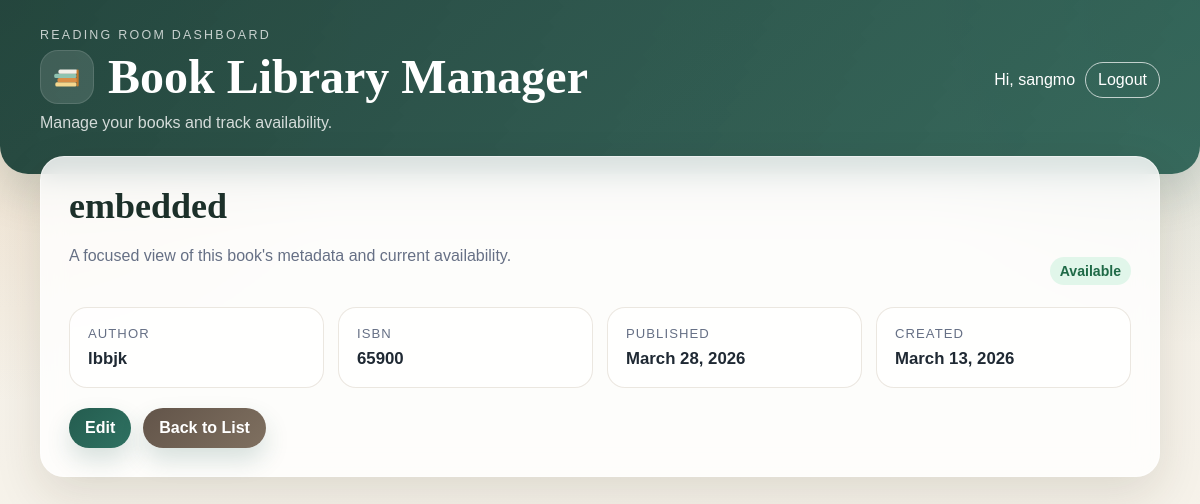
The app's page /book/6/ (signed in) with its own data.
### books/models.py (models this page shows, shortened)
class Book(models.Model):
    title = models.CharField(max_length=200)
    author = models.CharField(max_length=100)
    isbn = models.CharField(max_length=20)
    published_date = models.DateField(null=True, blank = True)
    available = models.BooleanField(default=True)
    created_at = models.DateTimeField(auto_now_add=True)

### books/views.py (the view)
# urls.py: path("book/<int:pk>/", views.book_detail, name="book_detail"),
@login_required
def book_detail(request, pk):
	book = Book.objects.get(pk=pk)
	return render(request, "books/book_detail.html", {"book": book})

### books/templates/books/book_detail.html (shortened to what this page needs)
{% extends "base.html" %}
{% block content %}
<section class="card">
  <div class="section-header">
    <div>
      <h2>{{ book.title }}</h2>
      <p class="section-subtitle">A focused view of this book's metadata and current availability.</p>
    </div>
    {% if book.available %}
    <span class="status available">Available</span>
    {% else %}
    <span class="status unavailable">Checked Out</span>
    {% endif %}
  </div>
  <div class="meta-grid">
    <div class="meta-card">
      <span>Author</span>
      <strong>{{ book.author }}</strong>
    </div>
    <div class="meta-card">
      <span>ISBN</span>
      <strong>{{ book.isbn }}</strong>
    </div>
    <div class="meta-card">
      <span>Published</span>
      <strong>{{ book.published_date|default:"-" }}</strong>
    </div>
    <div class="meta-card">
      <span>Created</span>
      <strong>{{ book.created_at|date:"F j, Y" }}</strong>
    </div>
  </div>
  <div class="actions">
    <a class="button" href="{% url 'books:book_edit' book.pk %}">Edit</a>
    <a class="button secondary" href="{% url 'books:book_list' %}">Back to List</a>
  </div>
</section>
{% endblock %}

### books/templates/base.html (shortened to what this page needs)
<!doctype html>
<html lang="en">
  <head>
  </head>
  <body>
    <header>
      <div class="header-row">
        <div>
          <p class="brand-eyebrow">Reading Room Dashboard</p>
          <div class="brand-title">
            <span class="brand-logo" aria-hidden="true">
            </span>
            <h1>Book Library Manager</h1>
          </div>
          <p>Manage your books and track availability.</p>
        </div>
        <div class="auth-links">
          {% if user.is_authenticated %}
          <span>Hi, {{ user.username }}</span>
          <form method="post" action="{% url 'logout' %}">
            <button type="submit">Logout</button>
          </form>
          {% else %}
          <a href="{% url 'login' %}">Login</a>
          {% endif %}
        </div>
      </div>
    </header>
    <main>
       {% block content %}{% endblock %}
    </main>
  </body>
</html>

### books/templates/base.html (style rules this page uses)
:root { --bg: #f3efe6; --bg-accent: #efe5d2; --surface: rgba(255, 255, 255, 0.82); --surface-strong: #fffdf8; --text: #1f2933; --muted: #667085; --line: rgba(113, 87, 44, 0.14); --brand: #245c4f; --brand-dark: #183d36; --brand-soft: #dff2ea; --accent: #c47b2c; --accent-soft: #fff1de; --danger: #7a1f1f; --danger-soft: #fce8e8; --success: #1f6a47; --success-soft: #e1f6ea; --shadow: 0 18px 48px rgba(52, 39, 17, 0.12); --radius-lg: 24px; --radius-md: 16px; --radius-sm: 12px; }
body { margin: 0; font-family: "Trebuchet MS", "Lucida Sans Unicode", sans-serif; background: radial-gradient(circle at top left, rgba(196, 123, 44, 0.18), transparent 28%), radial-gradient(circle at top right, rgba(36, 92, 79, 0.16), transparent 24%), linear-gradient(180deg, var(--bg) 0%, #f8f4ec 100%); color: var(--text); min-height: 100vh; }
header { color: #ffffff; padding: 28px 32px 42px; background: linear-gradient(135deg, rgba(24, 61, 54, 0.94), rgba(36, 92, 79, 0.9)), linear-gradient(45deg, rgba(196, 123, 44, 0.18), transparent); border-bottom-left-radius: 28px; border-bottom-right-radius: 28px; box-shadow: 0 18px 44px rgba(24, 61, 54, 0.18); }
.header-row { display: flex; justify-content: space-between; align-items: center; gap: 16px; flex-wrap: wrap; max-width: 1120px; margin: 0 auto; }
.brand-eyebrow { margin: 0 0 8px; font-size: 0.78rem; letter-spacing: 0.18em; text-transform: uppercase; color: rgba(255, 255, 255, 0.74); }
.brand-title { display: flex; align-items: center; gap: 14px; }
.brand-logo { width: 54px; height: 54px; flex: 0 0 54px; display: inline-flex; align-items: center; justify-content: center; border-radius: 18px; background: rgba(255, 255, 255, 0.12); box-shadow: inset 0 0 0 1px rgba(255, 255, 255, 0.12); }
.brand-logo svg { width: 34px; height: 34px; }
header h1 { margin: 0; font-family: "Palatino Linotype", "Book Antiqua", Georgia, serif; font-size: clamp(2rem, 4vw, 3rem); line-height: 1.05; }
header p { margin: 10px 0 0; max-width: 620px; color: rgba(255, 255, 255, 0.8); font-size: 1rem; }
.auth-links { display: flex; gap: 10px; align-items: center; flex-wrap: wrap; }
.auth-links form { margin: 0; }
.auth-links button { background: transparent; border: 1px solid rgba(255, 255, 255, 0.7); color: #ffffff; border-radius: 999px; padding: 8px 12px; cursor: pointer; font: inherit; }
main { max-width: 1120px; margin: -18px auto 48px; padding: 0 20px; }
.card { background: var(--surface); backdrop-filter: blur(12px); border: 1px solid rgba(255, 255, 255, 0.45); border-radius: var(--radius-lg); box-shadow: var(--shadow); padding: 28px; }
.actions { margin-top: 18px; display: flex; gap: 12px; flex-wrap: wrap; }
.button { display: inline-block; padding: 11px 16px; border-radius: 999px; background: linear-gradient(135deg, var(--brand), #2f7262); color: #ffffff; text-decoration: none; font-weight: 600; border: none; cursor: pointer; box-shadow: 0 12px 24px rgba(36, 92, 79, 0.18); }
.button.secondary { background: linear-gradient(135deg, #625449, #7f7060); }
form { margin-top: 20px; }
.section-header { display: flex; justify-content: space-between; gap: 16px; align-items: end; flex-wrap: wrap; margin-bottom: 22px; }
.section-header h2, .card h2 { margin: 0; font-family: "Palatino Linotype", "Book Antiqua", Georgia, serif; font-size: clamp(1.7rem, 3vw, 2.35rem); color: #1c302a; }
.section-subtitle, .card p { color: var(--muted); line-height: 1.6; }
.status { display: inline-flex; align-items: center; padding: 6px 10px; border-radius: 999px; font-weight: 600; font-size: 0.88rem; }
.status.available { color: var(--success); background: var(--success-soft); }
.meta-grid { display: grid; grid-template-columns: repeat(auto-fit, minmax(170px, 1fr)); gap: 14px; margin: 20px 0; }
.meta-card { padding: 18px; border-radius: 18px; background: rgba(255, 255, 255, 0.72); border: 1px solid var(--line); }
.meta-card span { display: block; margin-bottom: 8px; color: var(--muted); font-size: 0.82rem; letter-spacing: 0.08em; text-transform: uppercase; }
.meta-card strong { font-size: 1.05rem; }

### records on screen
Book: title "embedded", author "lbbjk", isbn "65900", published_date "March 28, 2026", created_at "March 13, 2026"

### other values on screen
{{ user.username }} "sangmo"
